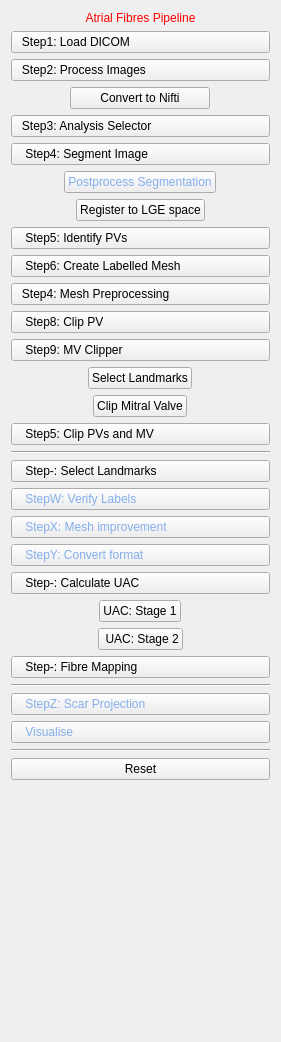
<?xml version="1.0" encoding="UTF-8"?>
<ui version="4.0">
 <class>AtrialFibresViewControls</class>
 <widget class="QWidget" name="AtrialFibresViewControls">
  <property name="geometry">
   <rect>
    <x>0</x>
    <y>0</y>
    <width>281</width>
    <height>1042</height>
   </rect>
  </property>
  <property name="font">
   <font>
    <weight>50</weight>
    <bold>false</bold>
   </font>
  </property>
  <property name="windowTitle">
   <string>QmitkTemplate</string>
  </property>
  <layout class="QVBoxLayout" name="verticalLayout">
   <item>
    <widget class="QLabel" name="titleLabel">
     <property name="styleSheet">
      <string notr="true">QLabel { color: rgb(255, 0, 0) }</string>
     </property>
     <property name="text">
      <string>Atrial Fibres Pipeline</string>
     </property>
     <property name="alignment">
      <set>Qt::AlignCenter</set>
     </property>
    </widget>
   </item>
   <item>
    <widget class="QPushButton" name="button_1">
     <property name="enabled">
      <bool>true</bool>
     </property>
     <property name="toolTip">
      <string>Do image processing</string>
     </property>
     <property name="styleSheet">
      <string notr="true">text-align: left;</string>
     </property>
     <property name="text">
      <string>   Step1: Load DICOM</string>
     </property>
    </widget>
   </item>
   <item>
    <widget class="QPushButton" name="button_2">
     <property name="enabled">
      <bool>true</bool>
     </property>
     <property name="toolTip">
      <string>Do image processing</string>
     </property>
     <property name="styleSheet">
      <string notr="true">text-align: left;</string>
     </property>
     <property name="text">
      <string>   Step2: Process Images</string>
     </property>
    </widget>
   </item>
   <item alignment="Qt::AlignHCenter">
    <widget class="QPushButton" name="button_2_1">
     <property name="enabled">
      <bool>true</bool>
     </property>
     <property name="minimumSize">
      <size>
       <width>140</width>
       <height>0</height>
      </size>
     </property>
     <property name="maximumSize">
      <size>
       <width>140</width>
       <height>16777215</height>
      </size>
     </property>
     <property name="text">
      <string>Convert to Nifti</string>
     </property>
    </widget>
   </item>
   <item>
    <widget class="QPushButton" name="button_3_imanalysis">
     <property name="toolTip">
      <string>Do image processing</string>
     </property>
     <property name="styleSheet">
      <string notr="true">text-align: left;</string>
     </property>
     <property name="text">
      <string>   Step3: Analysis Selector</string>
     </property>
    </widget>
   </item>
   <item>
    <widget class="QPushButton" name="button_man4_segmentation">
     <property name="styleSheet">
      <string notr="true">text-align: left;</string>
     </property>
     <property name="text">
      <string>    Step4: Segment Image</string>
     </property>
    </widget>
   </item>
   <item alignment="Qt::AlignHCenter">
    <widget class="QPushButton" name="button_man4_2_postproc">
     <property name="styleSheet">
      <string notr="true"> color: rgb(132, 174, 235);</string>
     </property>
     <property name="text">
      <string>Postprocess Segmentation</string>
     </property>
    </widget>
   </item>
   <item alignment="Qt::AlignHCenter">
    <widget class="QPushButton" name="button_man4_1_Lge">
     <property name="text">
      <string>Register to LGE space</string>
     </property>
    </widget>
   </item>
   <item>
    <widget class="QPushButton" name="button_man5_idPV">
     <property name="toolTip">
      <string>Do image processing</string>
     </property>
     <property name="styleSheet">
      <string notr="true">text-align: left;</string>
     </property>
     <property name="text">
      <string>    Step5: Identify PVs</string>
     </property>
    </widget>
   </item>
   <item>
    <widget class="QPushButton" name="button_man6_labelmesh">
     <property name="styleSheet">
      <string notr="true">text-align: left;</string>
     </property>
     <property name="text">
      <string>    Step6: Create Labelled Mesh</string>
     </property>
    </widget>
   </item>
   <item>
    <widget class="QPushButton" name="button_auto4_meshpreproc">
     <property name="styleSheet">
      <string notr="true">text-align: left;</string>
     </property>
     <property name="text">
      <string>   Step4: Mesh Preprocessing</string>
     </property>
    </widget>
   </item>
   <item>
    <widget class="QPushButton" name="button_man8_clipPV">
     <property name="styleSheet">
      <string notr="true">text-align: left;</string>
     </property>
     <property name="text">
      <string>    Step8: Clip PV</string>
     </property>
    </widget>
   </item>
   <item>
    <widget class="QPushButton" name="button_man7_clipMV">
     <property name="styleSheet">
      <string notr="true">text-align: left;</string>
     </property>
     <property name="text">
      <string>    Step9: MV Clipper</string>
     </property>
    </widget>
   </item>
   <item alignment="Qt::AlignHCenter">
    <widget class="QPushButton" name="button_man7_1_landmarks">
     <property name="text">
      <string>Select Landmarks</string>
     </property>
    </widget>
   </item>
   <item alignment="Qt::AlignHCenter">
    <widget class="QPushButton" name="button_man7_2_clipMV">
     <property name="text">
      <string>Clip Mitral Valve</string>
     </property>
    </widget>
   </item>
   <item>
    <widget class="QPushButton" name="button_auto5_clipPV">
     <property name="styleSheet">
      <string notr="true">text-align: left;</string>
     </property>
     <property name="text">
      <string>    Step5: Clip PVs and MV</string>
     </property>
    </widget>
   </item>
   <item>
    <widget class="Line" name="line">
     <property name="orientation">
      <enum>Qt::Horizontal</enum>
     </property>
    </widget>
   </item>
   <item>
    <widget class="QPushButton" name="button_0_landmarks">
     <property name="styleSheet">
      <string notr="true">text-align: left;</string>
     </property>
     <property name="text">
      <string>    Step-: Select Landmarks</string>
     </property>
    </widget>
   </item>
   <item>
    <widget class="QPushButton" name="button_0_3_checklabels">
     <property name="styleSheet">
      <string notr="true">text-align: left; color: rgb(132, 174, 235);</string>
     </property>
     <property name="text">
      <string>    StepW: Verify Labels</string>
     </property>
    </widget>
   </item>
   <item>
    <widget class="QPushButton" name="button_x_meshtools">
     <property name="font">
      <font>
       <weight>50</weight>
       <bold>false</bold>
       <strikeout>false</strikeout>
      </font>
     </property>
     <property name="styleSheet">
      <string notr="true">text-align: left; color: rgb(132, 174, 235);</string>
     </property>
     <property name="text">
      <string>    StepX: Mesh improvement</string>
     </property>
    </widget>
   </item>
   <item>
    <widget class="QPushButton" name="button_y_vtk2carp">
     <property name="styleSheet">
      <string notr="true">text-align: left; color: rgb(132, 174, 235);</string>
     </property>
     <property name="text">
      <string>    StepY: Convert format</string>
     </property>
    </widget>
   </item>
   <item>
    <widget class="QPushButton" name="button_0_calculateUac">
     <property name="styleSheet">
      <string notr="true">text-align: left;</string>
     </property>
     <property name="text">
      <string>    Step-: Calculate UAC</string>
     </property>
    </widget>
   </item>
   <item alignment="Qt::AlignHCenter">
    <widget class="QPushButton" name="button_0_1_uacRough">
     <property name="text">
      <string>UAC: Stage 1</string>
     </property>
    </widget>
   </item>
   <item alignment="Qt::AlignHCenter">
    <widget class="QPushButton" name="button_0_2_uacRefined">
     <property name="text">
      <string> UAC: Stage 2</string>
     </property>
    </widget>
   </item>
   <item>
    <widget class="QPushButton" name="button_0_fibreMapUac">
     <property name="styleSheet">
      <string notr="true">text-align: left;</string>
     </property>
     <property name="text">
      <string>    Step-: Fibre Mapping</string>
     </property>
    </widget>
   </item>
   <item>
    <widget class="Line" name="line_3">
     <property name="orientation">
      <enum>Qt::Horizontal</enum>
     </property>
    </widget>
   </item>
   <item>
    <widget class="QPushButton" name="button_z_scar">
     <property name="styleSheet">
      <string notr="true">text-align: left; color: rgb(132, 174, 235);</string>
     </property>
     <property name="text">
      <string>    StepZ: Scar Projection</string>
     </property>
    </widget>
   </item>
   <item>
    <widget class="QPushButton" name="button_visualise">
     <property name="styleSheet">
      <string notr="true">text-align: left; color: rgb(132, 174, 235);</string>
     </property>
     <property name="text">
      <string>    Visualise</string>
     </property>
    </widget>
   </item>
   <item>
    <widget class="Line" name="line_2">
     <property name="orientation">
      <enum>Qt::Horizontal</enum>
     </property>
    </widget>
   </item>
   <item>
    <widget class="QPushButton" name="button_r">
     <property name="text">
      <string>Reset</string>
     </property>
    </widget>
   </item>
   <item>
    <spacer name="spacer">
     <property name="orientation">
      <enum>Qt::Vertical</enum>
     </property>
     <property name="sizeType">
      <enum>QSizePolicy::Expanding</enum>
     </property>
     <property name="sizeHint" stdset="0">
      <size>
       <width>20</width>
       <height>220</height>
      </size>
     </property>
    </spacer>
   </item>
  </layout>
 </widget>
 <layoutdefault spacing="6" margin="11"/>
 <resources/>
 <connections/>
</ui>
